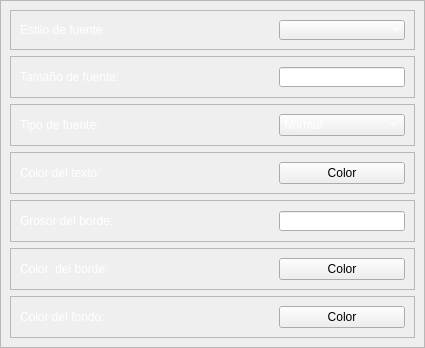
                   <widget class="QWidget" name="msg_styles">
                    <property name="geometry">
                     <rect>
                      <x>0</x>
                      <y>0</y>
                      <width>425</width>
                      <height>341</height>
                     </rect>
                    </property>
                    <attribute name="label">
                     <string>Estilos de mensajes</string>
                    </attribute>
                    <layout class="QVBoxLayout" name="verticalLayout_14">
                     <property name="spacing">
                      <number>0</number>
                     </property>
                     <property name="leftMargin">
                      <number>0</number>
                     </property>
                     <property name="topMargin">
                      <number>0</number>
                     </property>
                     <property name="rightMargin">
                      <number>0</number>
                     </property>
                     <property name="bottomMargin">
                      <number>0</number>
                     </property>
                     <item>
                      <widget class="QFrame" name="frame_17">
                       <property name="styleSheet">
                        <string notr="true">QSpinBox, QDoubleSpinBox, QComboBox, QLabel,QLineEdit{
	color:white
}</string>
                       </property>
                       <property name="frameShape">
                        <enum>QFrame::StyledPanel</enum>
                       </property>
                       <property name="frameShadow">
                        <enum>QFrame::Raised</enum>
                       </property>
                       <layout class="QVBoxLayout" name="verticalLayout_10">
                        <item>
                         <widget class="QFrame" name="frame_18">
                          <property name="frameShape">
                           <enum>QFrame::StyledPanel</enum>
                          </property>
                          <property name="frameShadow">
                           <enum>QFrame::Raised</enum>
                          </property>
                          <layout class="QHBoxLayout" name="horizontalLayout_15" stretch="2,1">
                           <property name="spacing">
                            <number>6</number>
                           </property>
                           <property name="topMargin">
                            <number>9</number>
                           </property>
                           <property name="rightMargin">
                            <number>9</number>
                           </property>
                           <property name="bottomMargin">
                            <number>9</number>
                           </property>
                           <item>
                            <widget class="QLabel" name="label_11">
                             <property name="text">
                              <string>Estilo de fuente:</string>
                             </property>
                            </widget>
                           </item>
                           <item>
                            <widget class="QComboBox" name="style_msg_box">
                             <property name="minimumSize">
                              <size>
                               <width>0</width>
                               <height>0</height>
                              </size>
                             </property>
                             <property name="frame">
                              <bool>false</bool>
                             </property>
                            </widget>
                           </item>
                          </layout>
                         </widget>
                        </item>
                        <item>
                         <widget class="QFrame" name="frame_19">
                          <property name="frameShape">
                           <enum>QFrame::StyledPanel</enum>
                          </property>
                          <property name="frameShadow">
                           <enum>QFrame::Raised</enum>
                          </property>
                          <layout class="QHBoxLayout" name="horizontalLayout_14" stretch="2,1">
                           <item>
                            <widget class="QLabel" name="label_12">
                             <property name="text">
                              <string>Tamaño de fuente:</string>
                             </property>
                            </widget>
                           </item>
                           <item>
                            <widget class="QSpinBox" name="size_msg_spin">
                             <property name="buttonSymbols">
                              <enum>QAbstractSpinBox::NoButtons</enum>
                             </property>
                            </widget>
                           </item>
                          </layout>
                         </widget>
                        </item>
                        <item>
                         <widget class="QFrame" name="frame_20">
                          <property name="frameShape">
                           <enum>QFrame::StyledPanel</enum>
                          </property>
                          <property name="frameShadow">
                           <enum>QFrame::Raised</enum>
                          </property>
                          <layout class="QHBoxLayout" name="horizontalLayout_13" stretch="2,1">
                           <item>
                            <widget class="QLabel" name="label_13">
                             <property name="text">
                              <string>Tipo de fuente:</string>
                             </property>
                            </widget>
                           </item>
                           <item>
                            <widget class="QComboBox" name="type_font_msg">
                             <property name="minimumSize">
                              <size>
                               <width>40</width>
                               <height>0</height>
                              </size>
                             </property>
                             <item>
                              <property name="text">
                               <string>Normal</string>
                              </property>
                             </item>
                             <item>
                              <property name="text">
                               <string>Bold</string>
                              </property>
                             </item>
                             <item>
                              <property name="text">
                               <string>Italic</string>
                              </property>
                             </item>
                             <item>
                              <property name="text">
                               <string>Underline</string>
                              </property>
                             </item>
                            </widget>
                           </item>
                          </layout>
                         </widget>
                        </item>
                        <item>
                         <widget class="QFrame" name="frame">
                          <property name="frameShape">
                           <enum>QFrame::StyledPanel</enum>
                          </property>
                          <property name="frameShadow">
                           <enum>QFrame::Raised</enum>
                          </property>
                          <layout class="QHBoxLayout" name="horizontalLayout_20" stretch="2,1">
                           <item>
                            <widget class="QLabel" name="label_2">
                             <property name="text">
                              <string>Color del texto:</string>
                             </property>
                            </widget>
                           </item>
                           <item>
                            <widget class="QPushButton" name="color_msg_btn">
                             <property name="text">
                              <string>Color</string>
                             </property>
                            </widget>
                           </item>
                          </layout>
                         </widget>
                        </item>
                        <item>
                         <widget class="QFrame" name="frame_22">
                          <property name="frameShape">
                           <enum>QFrame::StyledPanel</enum>
                          </property>
                          <property name="frameShadow">
                           <enum>QFrame::Raised</enum>
                          </property>
                          <layout class="QHBoxLayout" name="horizontalLayout_16" stretch="2,1">
                           <item>
                            <widget class="QLabel" name="label_15">
                             <property name="text">
                              <string>Grosor del borde:</string>
                             </property>
                            </widget>
                           </item>
                           <item>
                            <widget class="QSpinBox" name="stroke_border_msg">
                             <property name="buttonSymbols">
                              <enum>QAbstractSpinBox::NoButtons</enum>
                             </property>
                             <property name="maximum">
                              <number>30</number>
                             </property>
                             <property name="value">
                              <number>2</number>
                             </property>
                            </widget>
                           </item>
                          </layout>
                         </widget>
                        </item>
                        <item>
                         <widget class="QFrame" name="frame_2">
                          <property name="frameShape">
                           <enum>QFrame::StyledPanel</enum>
                          </property>
                          <property name="frameShadow">
                           <enum>QFrame::Raised</enum>
                          </property>
                          <layout class="QHBoxLayout" name="horizontalLayout_21" stretch="2,1">
                           <item>
                            <widget class="QLabel" name="label_18">
                             <property name="text">
                              <string>Color  del borde:</string>
                             </property>
                            </widget>
                           </item>
                           <item>
                            <widget class="QPushButton" name="color_border_msg">
                             <property name="text">
                              <string>Color</string>
                             </property>
                            </widget>
                           </item>
                          </layout>
                         </widget>
                        </item>
                        <item>
                         <widget class="QFrame" name="frame_3">
                          <property name="frameShape">
                           <enum>QFrame::StyledPanel</enum>
                          </property>
                          <property name="frameShadow">
                           <enum>QFrame::Raised</enum>
                          </property>
                          <layout class="QHBoxLayout" name="horizontalLayout_22" stretch="2,1">
                           <item>
                            <widget class="QLabel" name="label_19">
                             <property name="text">
                              <string>Color del fondo:</string>
                             </property>
                            </widget>
                           </item>
                           <item>
                            <widget class="QPushButton" name="color_bg_msg">
                             <property name="text">
                              <string>Color</string>
                             </property>
                            </widget>
                           </item>
                          </layout>
                         </widget>
                        </item>
                       </layout>
                      </widget>
                     </item>
                    </layout>
                   </widget>
